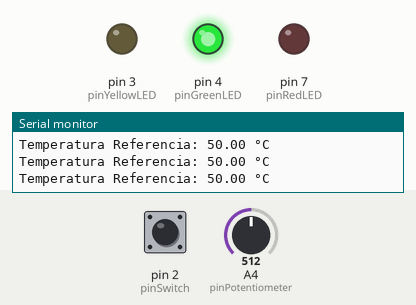
Recording of a sketch running on a simulated Arduino Uno, built with avr-gcc and run on an emulated ATmega328P. On the bench: output pins drawn as LEDs (lit = HIGH), the last lines printed to the serial monitor. The inputs (shaded band) are chosen by the test bench; at power-on: A4 (pinPotentiometer) = 512, pin 2 (pinSwitch) HIGH.

Above: at 1.3 s.
1.4 s: A4 (pinPotentiometer) set to 561
2.9 s: A4 (pinPotentiometer) set to 586
At 4.0 s:
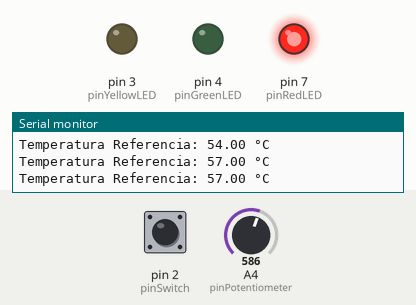
4.5 s: pin 2 (pinSwitch) pulled LOW for 0.6 s
At 5.2 s:
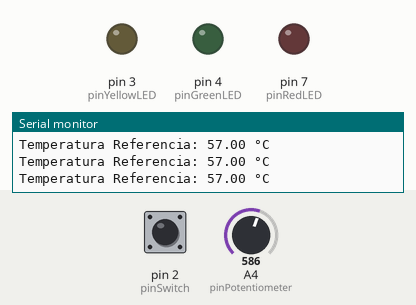
7.0 s: A4 (pinPotentiometer) set to 511
8.5 s: A4 (pinPotentiometer) set to 494
At 9.7 s:
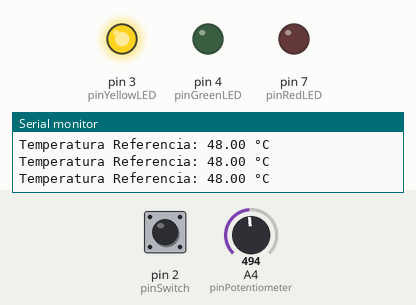
10.0 s: A4 (pinPotentiometer) set to 716
At 10.9 s:
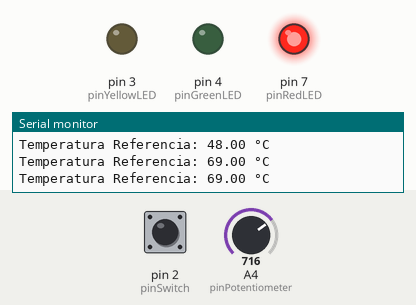
Timing chart, 0 to 12.5 s (numbered marks = the images above; inputs shaded):
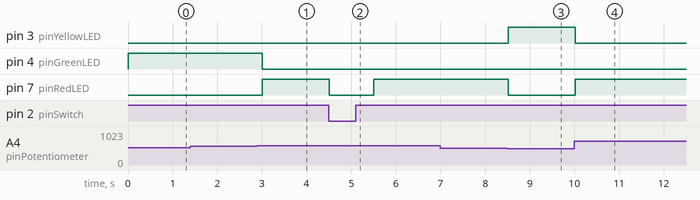

The sketch:

MilestoneB.ino
```cpp
// Onjectius Milestone B:
// Activació LEDs
// ...


#include <Arduino.h>

const int pinPotentiometer = A4;
const int pinSwitch = 2;
const int pinYellowLED = 3;
const int pinGreenLED = 4;
const int pinRedLED = 7;

float simulatedMeasuredTemperature = 0.0;
float referenceTemperature = 0.0;
boolean systemOn = false;

void setup() {
  pinMode(pinPotentiometer, INPUT);
  pinMode(pinSwitch, INPUT_PULLUP);
  pinMode(pinYellowLED, OUTPUT);
  pinMode(pinGreenLED, OUTPUT);
  pinMode(pinRedLED, OUTPUT);

  Serial.begin(9600);
}

void loop() {
  int potValue = analogRead(pinPotentiometer);

  referenceTemperature = map(potValue, 0, 1023, 0, 100);

  systemOn = digitalRead(pinSwitch);
  if (systemOn == true) {
    Serial.print("Temperatura Referencia: ");
    Serial.print(referenceTemperature);
    Serial.println(" °C");

    if (referenceTemperature < 49) {
      digitalWrite(pinYellowLED, HIGH);
      digitalWrite(pinGreenLED, LOW);
      digitalWrite(pinRedLED, LOW);
    } else if (referenceTemperature >= 50 && referenceTemperature <= 55) {
      digitalWrite(pinYellowLED, LOW);
      digitalWrite(pinGreenLED, HIGH);
      digitalWrite(pinRedLED, LOW);
    } else {
      digitalWrite(pinYellowLED, LOW);
      digitalWrite(pinGreenLED, LOW);
      digitalWrite(pinRedLED, HIGH);
    }
  }
  else {
    digitalWrite(pinYellowLED, LOW);
    digitalWrite(pinGreenLED, LOW);
    digitalWrite(pinRedLED, LOW);
  }

  delay(500);
}
```

Measured:
- the behaviour switches between 572 and 573 on A4 (pinPotentiometer) (found by bisection; images 0 and 1)
- the behaviour switches between 502 and 501 on A4 (pinPotentiometer) (found by bisection; images 2 and 3)
- after the input at 2.9 s, pin 4 (pinGreenLED): HIGH → LOW after 0.11 s; pin 7 (pinRedLED): LOW → HIGH after 0.11 s
- after the input at 4.5 s, pin 7 (pinRedLED): HIGH → LOW at once, → HIGH 1.0 s later
- after the input at 8.5 s, pin 3 (pinYellowLED): LOW → HIGH at once; pin 7 (pinRedLED): HIGH → LOW at once
- after the input at 10.0 s, pin 3 (pinYellowLED): HIGH → LOW at once; pin 7 (pinRedLED): LOW → HIGH at once
